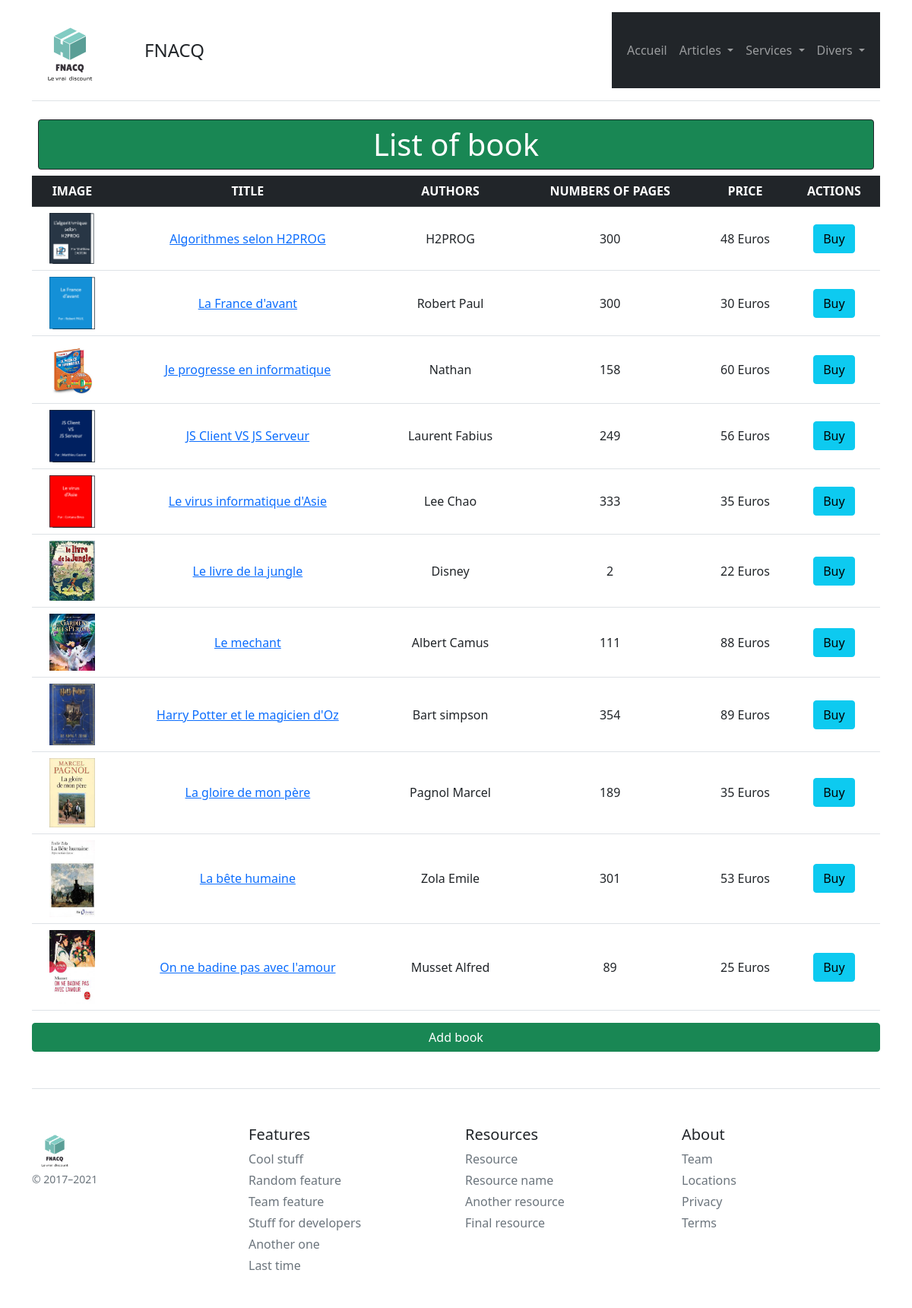
Screenshot of /livres with the database file from the repository.
### tables this page shows
CREATE TABLE IF NOT EXISTS `livres` (
`id` int(11) NOT NULL,
  `category` varchar(255) NOT NULL,
  `title` varchar(150) NOT NULL,
  `authors` varchar(150) NOT NULL,
  `numbersOfPages` int(11) NOT NULL,
  `price` float NOT NULL,
  `image` varchar(150) NOT NULL
);

### controllers/MainController.controller.php (called while the page is built, shortened)
<?php
abstract class MainController
{
    protected function genererPage($data)
    {
        extract($data);
        require_once($view);
        $page_content = ob_get_clean();
        require_once($template);
    }
}

### controllers/Livre/LivreController.controller.php (called while the page is built, shortened)
<?php
require_once "./controllers/MainController.controller.php";
require_once "./models/Livre/LivreManager.model.php";
class LivreController extends MainController
{
    private $livreManager;
    public function __construct()
    {
        $this->livreManager = new LivreManager();
        $this->livreManager ->chargementLivres();
    }
    public function afficherLivres()
    {
        $livres = $this->livreManager->getLivres();
        if (Securite::estUtilisateur() || !Securite::estConnecte()) {
            $data_page = [
                "page_description" => "La liste des livres",
                "page_title" => "La liste des livres",
                "livres"=>$livres,
                "view" => "views/Livre/livre.view.php",
                "template" => "views/common/template.php"
            ];
        }
        $this->genererPage($data_page);
    }
}

### models/Livre/LivreManager.model.php (called while the page is built, shortened)
<?php
require_once "Livre.class.php";
class LivreManager extends MainManager
{
    private $livres;
    public function ajoutLivre($livre)
    {
        $this->livres[] = $livre;
    }
    public function getLivres()
    {
        return $this->livres;
    }
    public function chargementLivres()
    {
        $req = $this->getBdd()->prepare("SELECT * FROM livres");
        $req->execute();
        $meslivres = $req->fetchAll(PDO::FETCH_ASSOC);
    }
}

### models/Livre/Livre.class.php (called while the page is built, shortened)
<?php
class Livre {
    private $id;
    private $title;
    private $authors;
    private $numbersOfPages;
    private $price;
    private $image;
    public function __construct($id, $category, $title, $authors, $numbersOfPages,$price, $image){
        $this->id = $id;
        $this->title = $title;
        $this->authors = $authors;
        $this->numbersOfPages = $numbersOfPages;
        $this->price = $price;
        $this->image = $image;
    }
    public function getId() { return $this->id;}
    public function getTitle() { return $this->title;}
    public function getAuthors() { return $this->authors;}
    public function getNumbersOfPages() { return $this->numbersOfPages;}
    public function getPrice() { return $this->price;}
    public function getImage() { return $this->image;}
}

### models/Model.class.php (called while the page is built, shortened)
<?php
abstract class Model{
    private static $pdo;
    private static function setBdd(){
        self::$pdo = new PDO("mysql:host=localhost;dbname=Fnacq;charset=utf8mb4", "root", "");
        self::$pdo->setAttribute(PDO::ATTR_ERRMODE, PDO::ERRMODE_EXCEPTION);
    }
    protected function getBdd(){
        return self::$pdo;
    }
}

### controllers/Securite.class.php (called while the page is built, shortened)
<?php
class Securite
{
    public static function estConnecte()
    {
        if (isset($_SESSION['profil'])) {
            return (!empty($_SESSION['profil']));
        } else {
            return null;
        }
    }
    public static function estUtilisateur()
    {
        if (isset($_SESSION['profil'])) {
            return (!empty($_SESSION['profil']['role']==="utilisateur"));
        } else {
            return null;
        }
    }
    public static function estAdministrateur()
    {
        if (isset($_SESSION['profil'])) {
            return (!empty($_SESSION['profil']['role']==="administrateur"));
        } else {
            return null;
        }
    }
}

### views/Livre/livre.view.php (the view, shortened to what this page needs)
<h1 class="rounded border border-dark p-2 m-2 text-center text-white bg-success">List of book</h1>
<table class="table text-center">
    <tr class="table-dark">
        <th>IMAGE</th>
        <th>TITLE</th>
        <th>AUTHORS</th>
        <th>NUMBERS OF PAGES</th>
        <th>PRICE</th>
        <th colspan="3">ACTIONS</th>
    </tr>
    <?php
    for ($i = 0; $i < count($livres); $i++) : ?>
        <tr>
            <td class="align-middle"><img src="public/Assets/images/livres/<?= $livres[$i]->getImage(); ?>" width="60px;"></td>
            <td class="align-middle"><a href="<?= URL ?>livres/display/<?= $livres[$i]->getId(); ?>"><?= $livres[$i]->getTitle(); ?></a></td>
            <td class="align-middle"><?= $livres[$i]->getAuthors(); ?></td>
            <td class="align-middle"><?= $livres[$i]->getNumbersOfPages(); ?></td>
            <td class="align-middle"><?= $livres[$i]->getPrice(); ?> Euros</td>
            <?php
            if (Securite::estUtilisateur() || !Securite::estConnecte()) { ?>
                <form>
                    <td class="align-middle"><a href="<?= URL ?>livres/buy/<?= $livres[$i]->getId(); ?>" class="btn btn-info">Buy</a></td>
                </form>
            <?php   } ?>
        </tr>
    <?php endfor; ?>
</table>
<a href="<?= URL ?>livres/add" class="btn btn-success d-block">Add book</a>

### index.php (shortened to what this page needs)
<?php
require_once "./controllers/Securite.class.php";
require_once("./controllers/Livre/LivreController.controller.php");
$visiteurController = new VisiteurController();
$livreController = new LivreController();
$panierController = new PanierController();
try {
    if (empty($_GET['page'])) {
        $page = "accueil";
    } else {
        $url = explode("/", filter_var($_GET['page'], FILTER_SANITIZE_URL));
        $page = $url[0];
    }
    switch ($page) {
        case "livres":
            if (empty($url[1])) {
                $livreController->afficherLivres();
            } else if ($url[1] === "display") {
                $livreController->afficherUnLivre($url[2]);
            } else if ($url[1] ===  "modify") {
                $livreController->modificationLivre($url[2]);
            } else if ($url[1] ===  "validationModif") {
                $livreController->modifLivreValidation();
                Toolbox::ajouterMessageAlerte("Article modifier avec succes", Toolbox::COULEUR_VERTE);
            } else if ($url[1] ===  "add") {
                $livreController->ajoutLivre();
            } else if ($url[1] ===  "validationAjout") {
                $livreController->ajoutLivreValidation();
                Toolbox::ajouterMessageAlerte("Article ajouter avec succes", Toolbox::COULEUR_VERTE);
            } else if ($url[1] === "delete") {
                $livreController->suppressionLivre($url[2]);
                Toolbox::ajouterMessageAlerte("Article supprimer avec succes", Toolbox::COULEUR_VERTE);
            } else if ($url[1] === "buy") {
                if (isset($_POST['addPanier'])) {
                    $panierController->addArticle($_POST['id'], $_POST['category'], $_POST['title'], $_POST['quantity']);
                    $livreController->buyLivre($url[2]);
                } else {
                    $livreController->buyLivre($url[2]);
                }
            } else {
                Toolbox::ajouterMessageAlerte("Vous ne pouvez pas accéder à ces options car vous n'êtes pas l'administrateur !!", Toolbox::COULEUR_ROUGE);
                header('Location: ' . URL . "accueil");
            }
            break;
    }
} catch (Exception $e) {
    $visiteurController->pageErreur($e->getMessage());
}

### views/common/template.php (shortened to what this page needs)
<!DOCTYPE html>
<html lang="en">
<head>
    <link href="https://cdn.jsdelivr.net/npm/bootstrap@5.0.0-beta3/dist/css/bootstrap.min.css" rel="stylesheet">
    <link href="<?= URL ?>public/CSS/main.css" rel="stylesheet" />
</head>
<body>
    <?php require_once("views/common/header.php"); ?>
    <div class="container">
        <?= $page_content; ?>
    </div>
    <?php require_once("views/common/footer.php"); ?>
</body>
</html>

### views/common/header.php
<div class="container">
  <header class="d-flex flex-wrap justify-content-center py-3 mb-4 border-bottom">
    <a href="/" class="d-flex align-items-center mb-3 mb-md-0 me-md-auto text-dark text-decoration-none">
      <img src="<?= URL; ?>public/Assets/images/logo.png" width="100" alt="logo du site" />
      <span class="ms-5 fs-4">FNACQ</span>
    </a>
    <?php require_once("views/common/menu.php"); ?>
  </header>
</div>

### views/common/menu.php (shortened to what this page needs)
<nav class="navbar navbar-expand-lg navbar-dark bg-dark">
  <div class="container-fluid">
    <div class="collapse navbar-collapse" id="navbarSupportedContent">
      <ul class="navbar-nav me-auto mb-2 mb-lg-0">
         <?php if (!Securite::estAdministrateur()) : ?>
          <li class="nav-item">
          <a class="nav-link" aria-current="page" href="<?= URL ?>accueil">Accueil</a>
        </li>
        <li class="nav-item dropdown">
          <a class="nav-link dropdown-toggle" href="#" id="navbarDropdown" role="button" data-bs-toggle="dropdown" aria-expanded="false">
            Articles
          </a>
        </li>
        <li class="nav-item dropdown">
          <a class="nav-link dropdown-toggle" href="#" id="navbarDropdown" role="button" data-bs-toggle="dropdown" aria-expanded="false">
            Services
          </a>
        </li>
        <li class="nav-item dropdown">
          <a class="nav-link dropdown-toggle" href="#" id="navbarDropdown" role="button" data-bs-toggle="dropdown" aria-expanded="false">
            Divers
          </a>
        </li>
        <?php endif; ?>
    </div>
  </div>
</nav>

### views/common/footer.php
<div class="container">
    <footer class="pt-4 my-md-5 pt-md-5 border-top">
        <div class="row">
        <div class="col-12 col-md">
        <img src="<?= URL; ?>public/Assets/images/logo.png" width="60" alt="logo du site" />
            <small class="d-block mb-3 text-muted">&copy; 2017–2021</small>
        </div>
        <div class="col-6 col-md">
            <h5>Features</h5>
            <ul class="list-unstyled text-small">
            <li class="mb-1"><a class="link-secondary text-decoration-none" href="#">Cool stuff</a></li>
            <li class="mb-1"><a class="link-secondary text-decoration-none" href="#">Random feature</a></li>
            <li class="mb-1"><a class="link-secondary text-decoration-none" href="#">Team feature</a></li>
            <li class="mb-1"><a class="link-secondary text-decoration-none" href="#">Stuff for developers</a></li>
            <li class="mb-1"><a class="link-secondary text-decoration-none" href="#">Another one</a></li>
            <li class="mb-1"><a class="link-secondary text-decoration-none" href="#">Last time</a></li>
            </ul>
        </div>
        <div class="col-6 col-md">
            <h5>Resources</h5>
            <ul class="list-unstyled text-small">
            <li class="mb-1"><a class="link-secondary text-decoration-none" href="#">Resource</a></li>
            <li class="mb-1"><a class="link-secondary text-decoration-none" href="#">Resource name</a></li>
            <li class="mb-1"><a class="link-secondary text-decoration-none" href="#">Another resource</a></li>
            <li class="mb-1"><a class="link-secondary text-decoration-none" href="#">Final resource</a></li>
            </ul>
        </div>
        <div class="col-6 col-md">
            <h5>About</h5>
            <ul class="list-unstyled text-small">
            <li class="mb-1"><a class="link-secondary text-decoration-none" href="#">Team</a></li>
            <li class="mb-1"><a class="link-secondary text-decoration-none" href="#">Locations</a></li>
            <li class="mb-1"><a class="link-secondary text-decoration-none" href="#">Privacy</a></li>
            <li class="mb-1"><a class="link-secondary text-decoration-none" href="#">Terms</a></li>
            </ul>
        </div>
        </div>
    </footer>
</div>

### rows the page displays
livres: image (picture), title "Algorithmes selon H2PROG", authors "H2PROG", numbersOfPages "300", price "48"
livres: image (picture), title "La France d'avant", authors "Robert Paul", numbersOfPages "300", price "30"
livres: image (picture), title "Je progresse en informatique", authors "Nathan", numbersOfPages "158", price "60"
livres: image (picture), title "JS Client VS JS Serveur", authors "Laurent Fabius", numbersOfPages "249", price "56"
livres: image (picture), title "Le virus informatique d'Asie", authors "Lee Chao", numbersOfPages "333", price "35"
livres: image (picture), title "Le livre de la jungle", authors "Disney", numbersOfPages "2", price "22"
livres: image (picture), title "Le mechant", authors "Albert Camus", numbersOfPages "111", price "88"
livres: image (picture), title "Harry Potter et le magicien d'Oz", authors "Bart simpson", numbersOfPages "354", price "89"
livres: image (picture), title "La gloire de mon père", authors "Pagnol Marcel", numbersOfPages "189", price "35"
livres: image (picture), title "La bête humaine", authors "Zola Emile", numbersOfPages "301", price "53"
livres: image (picture), title "On ne badine pas avec l'amour", authors "Musset Alfred", numbersOfPages "89", price "25"
